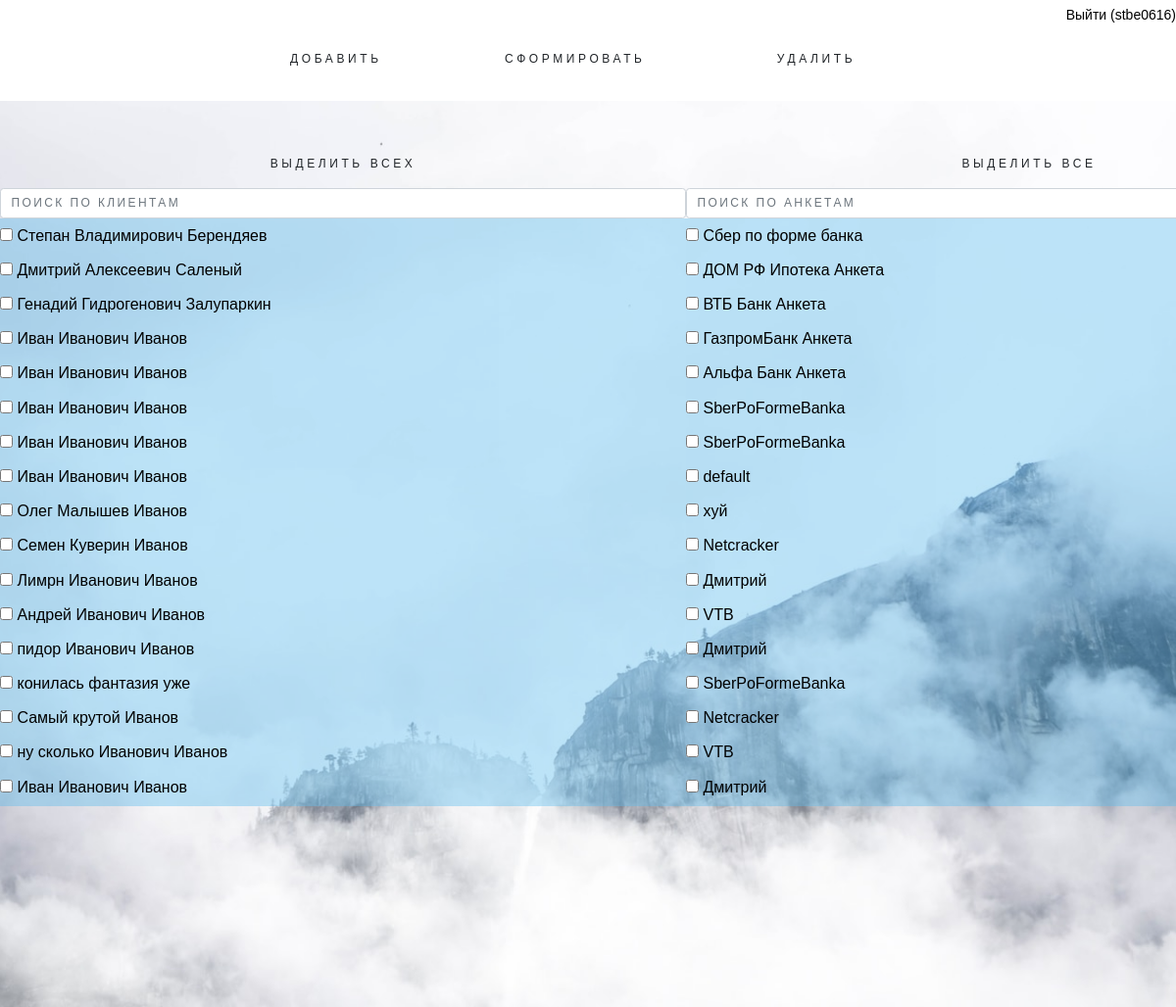
Screenshot of /clients/ (signed in) with the database file from the repository.
### clients/models.py (models this page shows)
class Client(models.Model):
	first_name = models.CharField(max_length=30, default='Иван')
	part_name = models.CharField(max_length=30, default='Иванович')
	last_name = models.CharField(max_length=30, default='Иванов')

class Document(models.Model):
	name = models.CharField(max_length=500)
	file_name = models.CharField(max_length=500, default="file name")
	file_type = models.CharField(max_length=20, default="pdf")
	class_name = models.CharField(max_length=500, default="SberPoFormeBanka")
	def get_path(self):
		if self.file_type == 'pdf':
			return os.path.join(PDF_TEMPLATE_DIR, self.file_name)

### clients/views.py (the view)
# urls.py: path('clients/', allClients),
@login_required()
def allClients(request):
	view_params['all_clients'] = Client.objects.all()
	view_params['all_docs'] = Document.objects.all()
	view_params['all_clients_files'] = ClientsFile.objects.all()
	view_params['p_table'] = 'clients'
	view_params['username'] = auth.get_user(request).username
	return render(request, 'index.html', view_params);

### templates/index.html (shortened to what this page needs)
<!DOCTYPE html>
<html>
<head>
  <link rel="stylesheet" href="/static/css/bootstrap.css">
  <link rel="stylesheet" href="/static/css/bootstrap-select.min.css">
  <link rel="stylesheet" href="/static/css/style.css">
</head>
<body>
{% load staticfiles %}
<div class="background">
  <div class="layer background-image underconstruction"></div>
<div class="layer clouds">
 <div id="wrapper">
     {% if p_table == 'clients' %}
        {% include 'clients.html' %}
     {% endif %}

### templates/clients.html (shortened to what this page needs)
<head>
    <link rel="stylesheet" href="/static/css/simple.css">
    <link rel="stylesheet" href="/static/css/checkbox.css">
</head>
<body>
<div id="head">
    <div align="right"><a class="exit" href="/auth/logout">Выйти ({{ username }})</a></div>
    <table class="mytable" align="center">
        <td>
            <form action="/addClient/" method="POST">{% csrf_token %}
                <button class="btn" name="sbm" value="Add Client">Добавить
                </button>
            </form>
        </td>
        <td>
            <button class="btn" onclick="generateReport()">Сформировать</button>
        </td>
        <td>
            <button class="btn" name="sbm" value="Delete" onclick="deleteChecked()">Удалить</button>
        </td>
    </table>
</div>
<div class="py-5 text-center">
    <form action="/clientForm/" method="POST" style="display:inline;">
        <table class="mytable">
            <tr>
                <td class="table"><input type="button" class="btn" value="Выделить всех"
                                         onclick="checkUncheck('cl_checked');"></td>
                <td class="table"><input type="button" class="btn" value="Выделить все"
                                         onclick="checkUncheck('doc_checked');"></td>
            </tr>
            <tr>
                <td>
                    <input class=form-control id=searchs-text onkeyup=tableSearch() placeholder="Поиск по клиентам"
                           type=text>
                    <div id="scrolltable">
                        <table class="mytable" id=info-table>
                            <tr>
                                <td class="mytd">
                                    <ul>
                                        {% for p_client in all_clients %}
                                            <li>
                                                <input type="checkbox" name="cl_checked" id="1"
                                                       value="{{ p_client.id }}">
                                                <a href="/edit_client_page/{{ p_client.id }}">
                                                    {{ p_client.first_name }} {{ p_client.part_name }} {{ p_client.last_name }}
                                                </a>
                                            </li>
                                        {% endfor %}
                                    </ul>
                                </td>
                            </tr>
                        </table>
                    </div>
                </td>
                <td>
                    <input class=form-control id=search-text onkeyup=tableSearch() placeholder="Поиск по анкетам"
                           type=text>
                    <div id="scrolltable">
                        <table id="info-table" class="mytable">
                            <tr>
                                <td class="mytd">
                                    <ul>
                                        {% for doc in all_docs %}
                                            {% load staticfiles %}
                                            <li>
                                                <input type="checkbox" name="doc_checked" id="1" value="{{ doc.id }}">
                                                <a href="{% static doc.get_path %}">{{ doc.name }}</a>
                                            </li>
                                        {% endfor %}
                                    </ul>
                                </td>
                            </tr>
                        </table>
                    </div>
                </td>
            </tr>
        </table>
    </form>
</body>
</html>

### static/css/style.css (style rules this page uses)
a { position:relative;text-decoration:none;-webkit-transition:color 0.5s,border-color 0.5s;transition:color 0.5s,border-color 0.5s;vertical-align:top }
ul,ol { margin-bottom:30px;padding-left:17px }
ul { list-style-type:none;padding-left:0 }
ul li { position:relative }
ul li:before { solid #000;border-bottom:2px solid transparent;border-top:2px solid transparent;display:inline-block;content:"";height:0;margin:-3px 0 0 -14px;position:absolute;top:1em;width:0 }
.table { margin-bottom:30px }
.form-control { font-size:12px;font-size:.85714rem;box-shadow:none !important;letter-spacing:.2em;text-transform:uppercase }
.btn { font-size:12px;font-size:.85714rem;line-height:1.6;letter-spacing:.3em;padding:15px 45px 14px;text-transform:uppercase;-webkit-transition:0.2s linear background,0.2s linear border;transition:0.2s linear background,0.2s linear border }
html { height:100%;font-size:14px;word-wrap:break-word }
body { color:#000;font-family:"Raleway",sans-serif;font-size:16px;font-weight:400;height:100%;line-height:2.2;min-width:320px;overflow-x:hidden;position:relative }
.background { height:100%;left:0;position:fixed;top:0;width:100% }
.background .layer { height:100%;left:0;overflow:hidden;position:absolute;top:0;width:100% }
.background .clouds { overflow:hidden }
.background .background-image { background-size:cover;background-position:50% 50%;background-repeat:no-repeat }
.background .background-image.underconstruction { background-image:url(../content/img/under-bg.jpg) }

### static/css/simple.css (style rules this page uses)
table, th, td { border-top: 0px; }
.mytable { margin: auto; width: 700px; border-top: 0px; }
.mytd { background-color: rgba(90, 187, 238, 0.4); text-align: left; }
ul { list-style-type: none; }
li { list-style-type: none; }
#scrolltable { margin-top: 0px; height: 600px; overflow: auto; }
* { margin: 0; padding: 0; box-sizing: border-box; }
a { color: rgba(0,0,0,1); }
.exit { font-size: 14px; color: rgba(0,0,0,1); }
#head { width: 100%; height: 10%; position: fixed; background: #ffffff; z-index: 1000; }
body { margin-top:30px; }

### rows the page displays
Client: first_name "Степан", part_name "Владимирович", last_name "Берендяев"
Client: first_name "Дмитрий", part_name "Алексеевич", last_name "Саленый"
Client: first_name "Генадий", part_name "Гидрогенович", last_name "Залупаркин"
Client: first_name "Иван", part_name "Иванович", last_name "Иванов"
Client: first_name "Иван", part_name "Иванович", last_name "Иванов"
Client: first_name "Иван", part_name "Иванович", last_name "Иванов"
Client: first_name "Иван", part_name "Иванович", last_name "Иванов"
Client: first_name "Иван", part_name "Иванович", last_name "Иванов"
Client: first_name "Олег", part_name "Малышев", last_name "Иванов"
Client: first_name "Семен", part_name "Куверин", last_name "Иванов"
Client: first_name "Лимрн", part_name "Иванович", last_name "Иванов"
Client: first_name "Андрей", part_name "Иванович", last_name "Иванов"
Client: first_name "пидор", part_name "Иванович", last_name "Иванов"
Client: first_name "конилась", part_name "фантазия", last_name "уже"
Client: first_name "Самый", part_name "крутой", last_name "Иванов"
Client: first_name "ну сколько", part_name "Иванович", last_name "Иванов"
Client: first_name "Иван", part_name "Иванович", last_name "Иванов"
Document: name "Сбер по форме банка"
Document: name "ДОМ РФ Ипотека Анкета"
Document: name "ВТБ Банк Анкета"
Document: name "ГазпромБанк Анкета"
Document: name "Альфа Банк Анкета"
Document: name "SberPoFormeBanka"
Document: name "SberPoFormeBanka"
Document: name "default"
Document: name "хуй"
Document: name "Netcracker"
Document: name "Дмитрий"
Document: name "VTB"
Document: name "Дмитрий"
Document: name "SberPoFormeBanka"
Document: name "Netcracker"
Document: name "VTB"
Document: name "Дмитрий"

### other values shown
{{ username }} "stbe0616"
